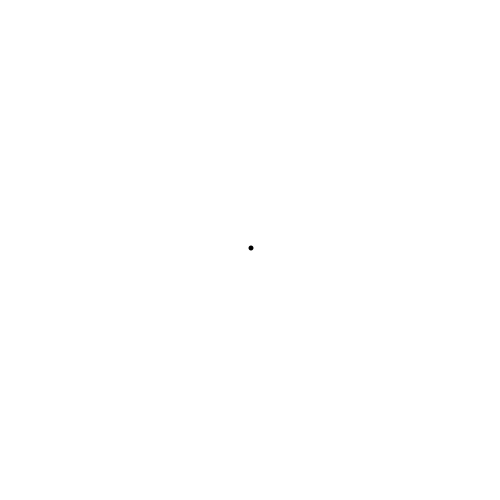
Frame 1 (no input)
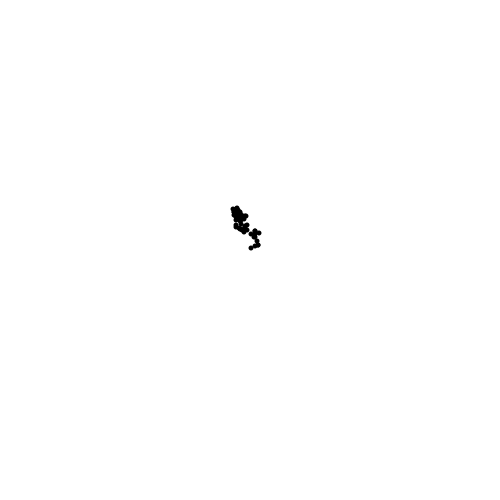
Frame 60 (the mouse pressed at the canvas centre just before this capture)
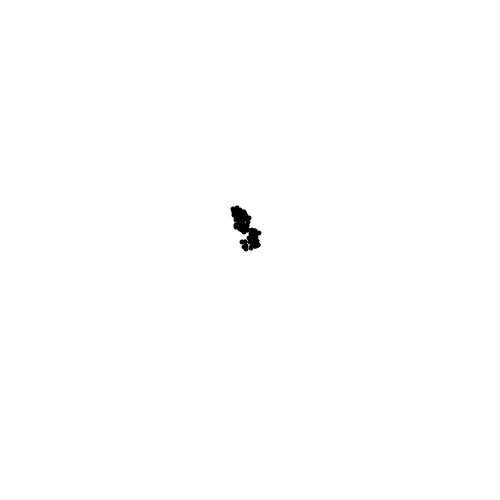
Frame 120 (the mouse held since frame 60 and released just before this capture)

The Processing sketch that drew these frames (run headless with seeded random() and noise(); from frame 60 on, the mouse is pressed at the canvas centre):

// Processing sketch: crazy_walker
// ── crazy_walker.pde
int xPos, yPos, xDir, yDir;

void setup(){
  size(500,500);
  background(255);
  fill(0);
  noStroke();
  
  xPos = width/2;
  yPos = height/2;
}

void draw(){
  xDir = int(random(-5,5));
  yDir = int(random(-5,5));
  xPos = xPos + xDir;
  yPos = yPos + yDir;
  //fill(random(255), random(255), random(255));
  ellipse(xPos, yPos, 5,5);
}
